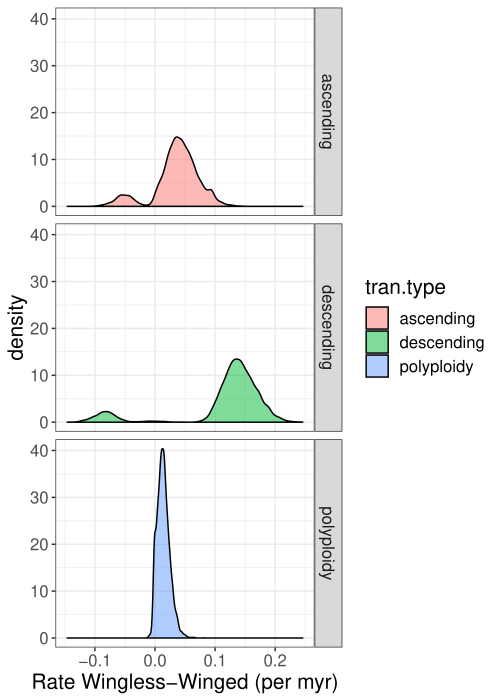

Write R code to recreate this figure.
load("~/Desktop/Dropbox/projects/coleo.chrom.num/data.analysis/results/wingless.analysis.RData")

results <- x
for(i in 1:100){
  results[[i]] <- results[[i]]/scaler[i]
}

# here are the likelihoods
plot(results[[1]]$p, type="l",ylim=c(-540,-360))
for(i in 1:100) lines(results[[i]]$p, col=rainbow(100)[i])

# here are the parameter estimates
post.burn <- results[[1]][sample(251:500, 100),]
for(i in 2:100) post.burn <- rbind(post.burn, 
                                   results[[i]][sample(251:500, 100), ])


rates <- c(post.burn$asc2 - post.burn$asc1,
           post.burn$desc2 - post.burn$desc1,
           post.burn$pol2 - post.burn$pol1)

tran.type <- rep(c("ascending","descending","polyploidy"), each=10000)
dat <- data.frame(rates, tran.type)
library(ggraptR)
ggraptR(dat)

ggplot(dat, aes(x=~rates)) + geom_density(aes(fill=~as.factor(tran.type), y=~..density..), stat="density", position="identity", alpha=0.5) + facet_grid(tran.type ~ .) + theme_bw() + theme(text=element_text(family="sans", face="plain", color="#000000", size=15, hjust=0.5, vjust=0.5)) + guides(fill=guide_legend(title="tran.type")) + xlab("Rate Wingless-Winged (per myr)") + ylab("density")

library(coda)
asc <- post.burn$asc2-post.burn$asc1
desc <- post.burn$desc2-post.burn$desc1
pol <- post.burn$pol2-post.burn$pol1

# values for paper

HPDinterval(as.mcmc(asc))
HPDinterval(as.mcmc(desc))
HPDinterval(as.mcmc(pol))
sum(asc>0)/length(asc)
sum(desc>0)/length(asc)
sum(pol>0)/length(asc)
